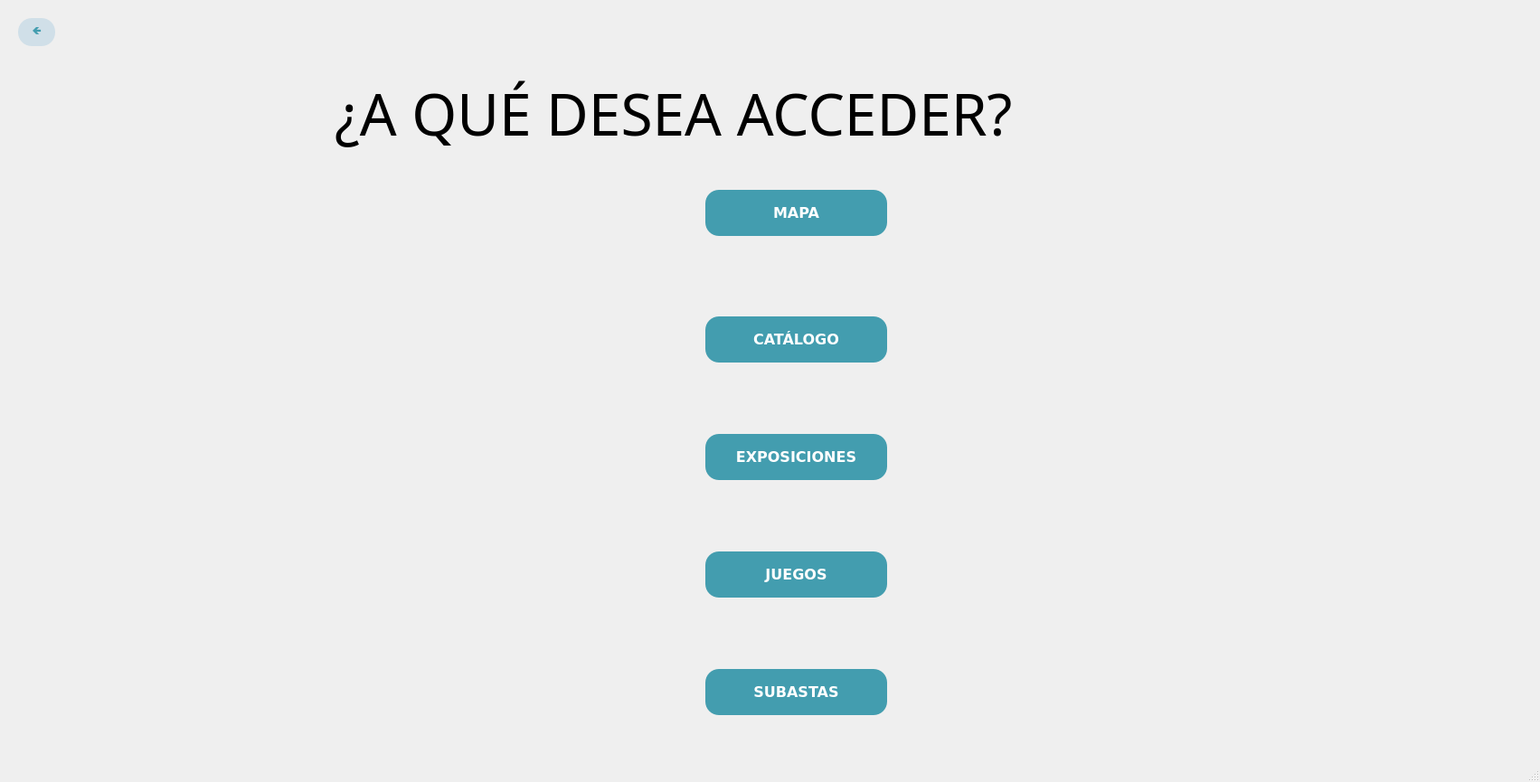
<?xml version="1.0" encoding="UTF-8"?>
<ui version="4.0">
 <class>MainWindow</class>
 <widget class="QMainWindow" name="MainWindow">
  <property name="geometry">
   <rect>
    <x>0</x>
    <y>0</y>
    <width>1703</width>
    <height>865</height>
   </rect>
  </property>
  <property name="windowTitle">
   <string>MainWindow</string>
  </property>
  <widget class="QWidget" name="centralwidget">
   <widget class="QPushButton" name="BotonJuegos">
    <property name="geometry">
     <rect>
      <x>780</x>
      <y>610</y>
      <width>201</width>
      <height>51</height>
     </rect>
    </property>
    <property name="palette">
     <palette>
      <active>
       <colorrole role="WindowText">
        <brush brushstyle="SolidPattern">
         <color alpha="255">
          <red>255</red>
          <green>255</green>
          <blue>255</blue>
         </color>
        </brush>
       </colorrole>
       <colorrole role="Button">
        <brush brushstyle="SolidPattern">
         <color alpha="255">
          <red>67</red>
          <green>157</green>
          <blue>175</blue>
         </color>
        </brush>
       </colorrole>
       <colorrole role="Text">
        <brush brushstyle="SolidPattern">
         <color alpha="255">
          <red>255</red>
          <green>255</green>
          <blue>255</blue>
         </color>
        </brush>
       </colorrole>
       <colorrole role="ButtonText">
        <brush brushstyle="SolidPattern">
         <color alpha="255">
          <red>255</red>
          <green>255</green>
          <blue>255</blue>
         </color>
        </brush>
       </colorrole>
       <colorrole role="Base">
        <brush brushstyle="SolidPattern">
         <color alpha="255">
          <red>67</red>
          <green>157</green>
          <blue>175</blue>
         </color>
        </brush>
       </colorrole>
       <colorrole role="Window">
        <brush brushstyle="SolidPattern">
         <color alpha="255">
          <red>67</red>
          <green>157</green>
          <blue>175</blue>
         </color>
        </brush>
       </colorrole>
       <colorrole role="PlaceholderText">
        <brush brushstyle="NoBrush">
         <color alpha="128">
          <red>255</red>
          <green>255</green>
          <blue>255</blue>
         </color>
        </brush>
       </colorrole>
      </active>
      <inactive>
       <colorrole role="WindowText">
        <brush brushstyle="SolidPattern">
         <color alpha="255">
          <red>255</red>
          <green>255</green>
          <blue>255</blue>
         </color>
        </brush>
       </colorrole>
       <colorrole role="Button">
        <brush brushstyle="SolidPattern">
         <color alpha="255">
          <red>67</red>
          <green>157</green>
          <blue>175</blue>
         </color>
        </brush>
       </colorrole>
       <colorrole role="Text">
        <brush brushstyle="SolidPattern">
         <color alpha="255">
          <red>255</red>
          <green>255</green>
          <blue>255</blue>
         </color>
        </brush>
       </colorrole>
       <colorrole role="ButtonText">
        <brush brushstyle="SolidPattern">
         <color alpha="255">
          <red>255</red>
          <green>255</green>
          <blue>255</blue>
         </color>
        </brush>
       </colorrole>
       <colorrole role="Base">
        <brush brushstyle="SolidPattern">
         <color alpha="255">
          <red>67</red>
          <green>157</green>
          <blue>175</blue>
         </color>
        </brush>
       </colorrole>
       <colorrole role="Window">
        <brush brushstyle="SolidPattern">
         <color alpha="255">
          <red>67</red>
          <green>157</green>
          <blue>175</blue>
         </color>
        </brush>
       </colorrole>
       <colorrole role="PlaceholderText">
        <brush brushstyle="NoBrush">
         <color alpha="128">
          <red>255</red>
          <green>255</green>
          <blue>255</blue>
         </color>
        </brush>
       </colorrole>
      </inactive>
      <disabled>
       <colorrole role="WindowText">
        <brush brushstyle="SolidPattern">
         <color alpha="255">
          <red>255</red>
          <green>255</green>
          <blue>255</blue>
         </color>
        </brush>
       </colorrole>
       <colorrole role="Button">
        <brush brushstyle="SolidPattern">
         <color alpha="255">
          <red>67</red>
          <green>157</green>
          <blue>175</blue>
         </color>
        </brush>
       </colorrole>
       <colorrole role="Text">
        <brush brushstyle="SolidPattern">
         <color alpha="255">
          <red>255</red>
          <green>255</green>
          <blue>255</blue>
         </color>
        </brush>
       </colorrole>
       <colorrole role="ButtonText">
        <brush brushstyle="SolidPattern">
         <color alpha="255">
          <red>255</red>
          <green>255</green>
          <blue>255</blue>
         </color>
        </brush>
       </colorrole>
       <colorrole role="Base">
        <brush brushstyle="SolidPattern">
         <color alpha="255">
          <red>67</red>
          <green>157</green>
          <blue>175</blue>
         </color>
        </brush>
       </colorrole>
       <colorrole role="Window">
        <brush brushstyle="SolidPattern">
         <color alpha="255">
          <red>67</red>
          <green>157</green>
          <blue>175</blue>
         </color>
        </brush>
       </colorrole>
       <colorrole role="PlaceholderText">
        <brush brushstyle="NoBrush">
         <color alpha="128">
          <red>255</red>
          <green>255</green>
          <blue>255</blue>
         </color>
        </brush>
       </colorrole>
      </disabled>
     </palette>
    </property>
    <property name="font">
     <font>
      <family>Verdana</family>
      <pointsize>12</pointsize>
      <weight>75</weight>
      <bold>true</bold>
     </font>
    </property>
    <property name="cursor">
     <cursorShape>PointingHandCursor</cursorShape>
    </property>
    <property name="styleSheet">
     <string notr="true">background-color: rgb(67, 157, 175);
color: rgb(255, 255, 255);
font-weight: bold;
font-family: 'Verdana';
border-radius: 15px;</string>
    </property>
    <property name="text">
     <string>JUEGOS</string>
    </property>
   </widget>
   <widget class="QLabel" name="Titulo">
    <property name="geometry">
     <rect>
      <x>370</x>
      <y>80</y>
      <width>1001</width>
      <height>91</height>
     </rect>
    </property>
    <property name="font">
     <font>
      <family>Bell MT</family>
      <pointsize>24</pointsize>
      <weight>50</weight>
      <bold>false</bold>
     </font>
    </property>
    <property name="text">
     <string>&lt;html&gt;&lt;head/&gt;&lt;body&gt;&lt;p&gt;&lt;span style=&quot; font-size:48pt;&quot;&gt;¿A QUÉ DESEA ACCEDER?&lt;/span&gt;&lt;/p&gt;&lt;/body&gt;&lt;/html&gt;</string>
    </property>
   </widget>
   <widget class="QPushButton" name="BotonExposiciones">
    <property name="geometry">
     <rect>
      <x>780</x>
      <y>480</y>
      <width>201</width>
      <height>51</height>
     </rect>
    </property>
    <property name="palette">
     <palette>
      <active>
       <colorrole role="WindowText">
        <brush brushstyle="SolidPattern">
         <color alpha="255">
          <red>255</red>
          <green>255</green>
          <blue>255</blue>
         </color>
        </brush>
       </colorrole>
       <colorrole role="Button">
        <brush brushstyle="SolidPattern">
         <color alpha="255">
          <red>67</red>
          <green>157</green>
          <blue>175</blue>
         </color>
        </brush>
       </colorrole>
       <colorrole role="Text">
        <brush brushstyle="SolidPattern">
         <color alpha="255">
          <red>255</red>
          <green>255</green>
          <blue>255</blue>
         </color>
        </brush>
       </colorrole>
       <colorrole role="ButtonText">
        <brush brushstyle="SolidPattern">
         <color alpha="255">
          <red>255</red>
          <green>255</green>
          <blue>255</blue>
         </color>
        </brush>
       </colorrole>
       <colorrole role="Base">
        <brush brushstyle="SolidPattern">
         <color alpha="255">
          <red>67</red>
          <green>157</green>
          <blue>175</blue>
         </color>
        </brush>
       </colorrole>
       <colorrole role="Window">
        <brush brushstyle="SolidPattern">
         <color alpha="255">
          <red>67</red>
          <green>157</green>
          <blue>175</blue>
         </color>
        </brush>
       </colorrole>
       <colorrole role="PlaceholderText">
        <brush brushstyle="NoBrush">
         <color alpha="128">
          <red>255</red>
          <green>255</green>
          <blue>255</blue>
         </color>
        </brush>
       </colorrole>
      </active>
      <inactive>
       <colorrole role="WindowText">
        <brush brushstyle="SolidPattern">
         <color alpha="255">
          <red>255</red>
          <green>255</green>
          <blue>255</blue>
         </color>
        </brush>
       </colorrole>
       <colorrole role="Button">
        <brush brushstyle="SolidPattern">
         <color alpha="255">
          <red>67</red>
          <green>157</green>
          <blue>175</blue>
         </color>
        </brush>
       </colorrole>
       <colorrole role="Text">
        <brush brushstyle="SolidPattern">
         <color alpha="255">
          <red>255</red>
          <green>255</green>
          <blue>255</blue>
         </color>
        </brush>
       </colorrole>
       <colorrole role="ButtonText">
        <brush brushstyle="SolidPattern">
         <color alpha="255">
          <red>255</red>
          <green>255</green>
          <blue>255</blue>
         </color>
        </brush>
       </colorrole>
       <colorrole role="Base">
        <brush brushstyle="SolidPattern">
         <color alpha="255">
          <red>67</red>
          <green>157</green>
          <blue>175</blue>
         </color>
        </brush>
       </colorrole>
       <colorrole role="Window">
        <brush brushstyle="SolidPattern">
         <color alpha="255">
          <red>67</red>
          <green>157</green>
          <blue>175</blue>
         </color>
        </brush>
       </colorrole>
       <colorrole role="PlaceholderText">
        <brush brushstyle="NoBrush">
         <color alpha="128">
          <red>255</red>
          <green>255</green>
          <blue>255</blue>
         </color>
        </brush>
       </colorrole>
      </inactive>
      <disabled>
       <colorrole role="WindowText">
        <brush brushstyle="SolidPattern">
         <color alpha="255">
          <red>255</red>
          <green>255</green>
          <blue>255</blue>
         </color>
        </brush>
       </colorrole>
       <colorrole role="Button">
        <brush brushstyle="SolidPattern">
         <color alpha="255">
          <red>67</red>
          <green>157</green>
          <blue>175</blue>
         </color>
        </brush>
       </colorrole>
       <colorrole role="Text">
        <brush brushstyle="SolidPattern">
         <color alpha="255">
          <red>255</red>
          <green>255</green>
          <blue>255</blue>
         </color>
        </brush>
       </colorrole>
       <colorrole role="ButtonText">
        <brush brushstyle="SolidPattern">
         <color alpha="255">
          <red>255</red>
          <green>255</green>
          <blue>255</blue>
         </color>
        </brush>
       </colorrole>
       <colorrole role="Base">
        <brush brushstyle="SolidPattern">
         <color alpha="255">
          <red>67</red>
          <green>157</green>
          <blue>175</blue>
         </color>
        </brush>
       </colorrole>
       <colorrole role="Window">
        <brush brushstyle="SolidPattern">
         <color alpha="255">
          <red>67</red>
          <green>157</green>
          <blue>175</blue>
         </color>
        </brush>
       </colorrole>
       <colorrole role="PlaceholderText">
        <brush brushstyle="NoBrush">
         <color alpha="128">
          <red>255</red>
          <green>255</green>
          <blue>255</blue>
         </color>
        </brush>
       </colorrole>
      </disabled>
     </palette>
    </property>
    <property name="font">
     <font>
      <family>Verdana</family>
      <pointsize>12</pointsize>
      <weight>75</weight>
      <bold>true</bold>
     </font>
    </property>
    <property name="cursor">
     <cursorShape>PointingHandCursor</cursorShape>
    </property>
    <property name="styleSheet">
     <string notr="true">background-color: rgb(67, 157, 175);
color: rgb(255, 255, 255);
font-weight: bold;
font-family: 'Verdana';
border-radius: 15px;</string>
    </property>
    <property name="text">
     <string>EXPOSICIONES</string>
    </property>
   </widget>
   <widget class="QPushButton" name="BotonMapa">
    <property name="geometry">
     <rect>
      <x>780</x>
      <y>210</y>
      <width>201</width>
      <height>51</height>
     </rect>
    </property>
    <property name="palette">
     <palette>
      <active>
       <colorrole role="WindowText">
        <brush brushstyle="SolidPattern">
         <color alpha="255">
          <red>255</red>
          <green>255</green>
          <blue>255</blue>
         </color>
        </brush>
       </colorrole>
       <colorrole role="Button">
        <brush brushstyle="SolidPattern">
         <color alpha="255">
          <red>67</red>
          <green>157</green>
          <blue>175</blue>
         </color>
        </brush>
       </colorrole>
       <colorrole role="Text">
        <brush brushstyle="SolidPattern">
         <color alpha="255">
          <red>255</red>
          <green>255</green>
          <blue>255</blue>
         </color>
        </brush>
       </colorrole>
       <colorrole role="ButtonText">
        <brush brushstyle="SolidPattern">
         <color alpha="255">
          <red>255</red>
          <green>255</green>
          <blue>255</blue>
         </color>
        </brush>
       </colorrole>
       <colorrole role="Base">
        <brush brushstyle="SolidPattern">
         <color alpha="255">
          <red>67</red>
          <green>157</green>
          <blue>175</blue>
         </color>
        </brush>
       </colorrole>
       <colorrole role="Window">
        <brush brushstyle="SolidPattern">
         <color alpha="255">
          <red>67</red>
          <green>157</green>
          <blue>175</blue>
         </color>
        </brush>
       </colorrole>
       <colorrole role="PlaceholderText">
        <brush brushstyle="NoBrush">
         <color alpha="128">
          <red>255</red>
          <green>255</green>
          <blue>255</blue>
         </color>
        </brush>
       </colorrole>
      </active>
      <inactive>
       <colorrole role="WindowText">
        <brush brushstyle="SolidPattern">
         <color alpha="255">
          <red>255</red>
          <green>255</green>
          <blue>255</blue>
         </color>
        </brush>
       </colorrole>
       <colorrole role="Button">
        <brush brushstyle="SolidPattern">
         <color alpha="255">
          <red>67</red>
          <green>157</green>
          <blue>175</blue>
         </color>
        </brush>
       </colorrole>
       <colorrole role="Text">
        <brush brushstyle="SolidPattern">
         <color alpha="255">
          <red>255</red>
          <green>255</green>
          <blue>255</blue>
         </color>
        </brush>
       </colorrole>
       <colorrole role="ButtonText">
        <brush brushstyle="SolidPattern">
         <color alpha="255">
          <red>255</red>
          <green>255</green>
          <blue>255</blue>
         </color>
        </brush>
       </colorrole>
       <colorrole role="Base">
        <brush brushstyle="SolidPattern">
         <color alpha="255">
          <red>67</red>
          <green>157</green>
          <blue>175</blue>
         </color>
        </brush>
       </colorrole>
       <colorrole role="Window">
        <brush brushstyle="SolidPattern">
         <color alpha="255">
          <red>67</red>
          <green>157</green>
          <blue>175</blue>
         </color>
        </brush>
       </colorrole>
       <colorrole role="PlaceholderText">
        <brush brushstyle="NoBrush">
         <color alpha="128">
          <red>255</red>
          <green>255</green>
          <blue>255</blue>
         </color>
        </brush>
       </colorrole>
      </inactive>
      <disabled>
       <colorrole role="WindowText">
        <brush brushstyle="SolidPattern">
         <color alpha="255">
          <red>255</red>
          <green>255</green>
          <blue>255</blue>
         </color>
        </brush>
       </colorrole>
       <colorrole role="Button">
        <brush brushstyle="SolidPattern">
         <color alpha="255">
          <red>67</red>
          <green>157</green>
          <blue>175</blue>
         </color>
        </brush>
       </colorrole>
       <colorrole role="Text">
        <brush brushstyle="SolidPattern">
         <color alpha="255">
          <red>255</red>
          <green>255</green>
          <blue>255</blue>
         </color>
        </brush>
       </colorrole>
       <colorrole role="ButtonText">
        <brush brushstyle="SolidPattern">
         <color alpha="255">
          <red>255</red>
          <green>255</green>
          <blue>255</blue>
         </color>
        </brush>
       </colorrole>
       <colorrole role="Base">
        <brush brushstyle="SolidPattern">
         <color alpha="255">
          <red>67</red>
          <green>157</green>
          <blue>175</blue>
         </color>
        </brush>
       </colorrole>
       <colorrole role="Window">
        <brush brushstyle="SolidPattern">
         <color alpha="255">
          <red>67</red>
          <green>157</green>
          <blue>175</blue>
         </color>
        </brush>
       </colorrole>
       <colorrole role="PlaceholderText">
        <brush brushstyle="NoBrush">
         <color alpha="128">
          <red>255</red>
          <green>255</green>
          <blue>255</blue>
         </color>
        </brush>
       </colorrole>
      </disabled>
     </palette>
    </property>
    <property name="font">
     <font>
      <family>Verdana</family>
      <pointsize>12</pointsize>
      <weight>75</weight>
      <bold>true</bold>
     </font>
    </property>
    <property name="cursor">
     <cursorShape>PointingHandCursor</cursorShape>
    </property>
    <property name="styleSheet">
     <string notr="true">background-color: rgb(67, 157, 175);
color: rgb(255, 255, 255);
font-weight: bold;
font-family: 'Verdana';
border-radius: 15px;</string>
    </property>
    <property name="text">
     <string>MAPA</string>
    </property>
   </widget>
   <widget class="QPushButton" name="BotonCatalogo">
    <property name="geometry">
     <rect>
      <x>780</x>
      <y>350</y>
      <width>201</width>
      <height>51</height>
     </rect>
    </property>
    <property name="palette">
     <palette>
      <active>
       <colorrole role="WindowText">
        <brush brushstyle="SolidPattern">
         <color alpha="255">
          <red>255</red>
          <green>255</green>
          <blue>255</blue>
         </color>
        </brush>
       </colorrole>
       <colorrole role="Button">
        <brush brushstyle="SolidPattern">
         <color alpha="255">
          <red>67</red>
          <green>157</green>
          <blue>175</blue>
         </color>
        </brush>
       </colorrole>
       <colorrole role="Text">
        <brush brushstyle="SolidPattern">
         <color alpha="255">
          <red>255</red>
          <green>255</green>
          <blue>255</blue>
         </color>
        </brush>
       </colorrole>
       <colorrole role="ButtonText">
        <brush brushstyle="SolidPattern">
         <color alpha="255">
          <red>255</red>
          <green>255</green>
          <blue>255</blue>
         </color>
        </brush>
       </colorrole>
       <colorrole role="Base">
        <brush brushstyle="SolidPattern">
         <color alpha="255">
          <red>67</red>
          <green>157</green>
          <blue>175</blue>
         </color>
        </brush>
       </colorrole>
       <colorrole role="Window">
        <brush brushstyle="SolidPattern">
         <color alpha="255">
          <red>67</red>
          <green>157</green>
          <blue>175</blue>
         </color>
        </brush>
       </colorrole>
       <colorrole role="PlaceholderText">
        <brush brushstyle="NoBrush">
         <color alpha="128">
          <red>255</red>
          <green>255</green>
          <blue>255</blue>
         </color>
        </brush>
       </colorrole>
      </active>
      <inactive>
       <colorrole role="WindowText">
        <brush brushstyle="SolidPattern">
         <color alpha="255">
          <red>255</red>
          <green>255</green>
          <blue>255</blue>
         </color>
        </brush>
       </colorrole>
       <colorrole role="Button">
        <brush brushstyle="SolidPattern">
         <color alpha="255">
          <red>67</red>
          <green>157</green>
          <blue>175</blue>
         </color>
        </brush>
       </colorrole>
       <colorrole role="Text">
        <brush brushstyle="SolidPattern">
         <color alpha="255">
          <red>255</red>
          <green>255</green>
          <blue>255</blue>
         </color>
        </brush>
       </colorrole>
       <colorrole role="ButtonText">
        <brush brushstyle="SolidPattern">
         <color alpha="255">
          <red>255</red>
          <green>255</green>
          <blue>255</blue>
         </color>
        </brush>
       </colorrole>
       <colorrole role="Base">
        <brush brushstyle="SolidPattern">
         <color alpha="255">
          <red>67</red>
          <green>157</green>
          <blue>175</blue>
         </color>
        </brush>
       </colorrole>
       <colorrole role="Window">
        <brush brushstyle="SolidPattern">
         <color alpha="255">
          <red>67</red>
          <green>157</green>
          <blue>175</blue>
         </color>
        </brush>
       </colorrole>
       <colorrole role="PlaceholderText">
        <brush brushstyle="NoBrush">
         <color alpha="128">
          <red>255</red>
          <green>255</green>
          <blue>255</blue>
         </color>
        </brush>
       </colorrole>
      </inactive>
      <disabled>
       <colorrole role="WindowText">
        <brush brushstyle="SolidPattern">
         <color alpha="255">
          <red>255</red>
          <green>255</green>
          <blue>255</blue>
         </color>
        </brush>
       </colorrole>
       <colorrole role="Button">
        <brush brushstyle="SolidPattern">
         <color alpha="255">
          <red>67</red>
          <green>157</green>
          <blue>175</blue>
         </color>
        </brush>
       </colorrole>
       <colorrole role="Text">
        <brush brushstyle="SolidPattern">
         <color alpha="255">
          <red>255</red>
          <green>255</green>
          <blue>255</blue>
         </color>
        </brush>
       </colorrole>
       <colorrole role="ButtonText">
        <brush brushstyle="SolidPattern">
         <color alpha="255">
          <red>255</red>
          <green>255</green>
          <blue>255</blue>
         </color>
        </brush>
       </colorrole>
       <colorrole role="Base">
        <brush brushstyle="SolidPattern">
         <color alpha="255">
          <red>67</red>
          <green>157</green>
          <blue>175</blue>
         </color>
        </brush>
       </colorrole>
       <colorrole role="Window">
        <brush brushstyle="SolidPattern">
         <color alpha="255">
          <red>67</red>
          <green>157</green>
          <blue>175</blue>
         </color>
        </brush>
       </colorrole>
       <colorrole role="PlaceholderText">
        <brush brushstyle="NoBrush">
         <color alpha="128">
          <red>255</red>
          <green>255</green>
          <blue>255</blue>
         </color>
        </brush>
       </colorrole>
      </disabled>
     </palette>
    </property>
    <property name="font">
     <font>
      <family>Verdana</family>
      <pointsize>12</pointsize>
      <weight>75</weight>
      <bold>true</bold>
     </font>
    </property>
    <property name="cursor">
     <cursorShape>PointingHandCursor</cursorShape>
    </property>
    <property name="styleSheet">
     <string notr="true">background-color: rgb(67, 157, 175);
color: rgb(255, 255, 255);
font-weight: bold;
font-family: 'Verdana';
border-radius: 15px;</string>
    </property>
    <property name="text">
     <string>CATÁLOGO</string>
    </property>
   </widget>
   <widget class="QPushButton" name="BotonSubastas">
    <property name="geometry">
     <rect>
      <x>780</x>
      <y>740</y>
      <width>201</width>
      <height>51</height>
     </rect>
    </property>
    <property name="palette">
     <palette>
      <active>
       <colorrole role="WindowText">
        <brush brushstyle="SolidPattern">
         <color alpha="255">
          <red>255</red>
          <green>255</green>
          <blue>255</blue>
         </color>
        </brush>
       </colorrole>
       <colorrole role="Button">
        <brush brushstyle="SolidPattern">
         <color alpha="255">
          <red>67</red>
          <green>157</green>
          <blue>175</blue>
         </color>
        </brush>
       </colorrole>
       <colorrole role="Text">
        <brush brushstyle="SolidPattern">
         <color alpha="255">
          <red>255</red>
          <green>255</green>
          <blue>255</blue>
         </color>
        </brush>
       </colorrole>
       <colorrole role="ButtonText">
        <brush brushstyle="SolidPattern">
         <color alpha="255">
          <red>255</red>
          <green>255</green>
          <blue>255</blue>
         </color>
        </brush>
       </colorrole>
       <colorrole role="Base">
        <brush brushstyle="SolidPattern">
         <color alpha="255">
          <red>67</red>
          <green>157</green>
          <blue>175</blue>
         </color>
        </brush>
       </colorrole>
       <colorrole role="Window">
        <brush brushstyle="SolidPattern">
         <color alpha="255">
          <red>67</red>
          <green>157</green>
          <blue>175</blue>
         </color>
        </brush>
       </colorrole>
       <colorrole role="PlaceholderText">
        <brush brushstyle="NoBrush">
         <color alpha="128">
          <red>255</red>
          <green>255</green>
          <blue>255</blue>
         </color>
        </brush>
       </colorrole>
      </active>
      <inactive>
       <colorrole role="WindowText">
        <brush brushstyle="SolidPattern">
         <color alpha="255">
          <red>255</red>
          <green>255</green>
          <blue>255</blue>
         </color>
        </brush>
       </colorrole>
       <colorrole role="Button">
        <brush brushstyle="SolidPattern">
         <color alpha="255">
          <red>67</red>
          <green>157</green>
          <blue>175</blue>
         </color>
        </brush>
       </colorrole>
       <colorrole role="Text">
        <brush brushstyle="SolidPattern">
         <color alpha="255">
          <red>255</red>
          <green>255</green>
          <blue>255</blue>
         </color>
        </brush>
       </colorrole>
       <colorrole role="ButtonText">
        <brush brushstyle="SolidPattern">
         <color alpha="255">
          <red>255</red>
          <green>255</green>
          <blue>255</blue>
         </color>
        </brush>
       </colorrole>
       <colorrole role="Base">
        <brush brushstyle="SolidPattern">
         <color alpha="255">
          <red>67</red>
          <green>157</green>
          <blue>175</blue>
         </color>
        </brush>
       </colorrole>
       <colorrole role="Window">
        <brush brushstyle="SolidPattern">
         <color alpha="255">
          <red>67</red>
          <green>157</green>
          <blue>175</blue>
         </color>
        </brush>
       </colorrole>
       <colorrole role="PlaceholderText">
        <brush brushstyle="NoBrush">
         <color alpha="128">
          <red>255</red>
          <green>255</green>
          <blue>255</blue>
         </color>
        </brush>
       </colorrole>
      </inactive>
      <disabled>
       <colorrole role="WindowText">
        <brush brushstyle="SolidPattern">
         <color alpha="255">
          <red>255</red>
          <green>255</green>
          <blue>255</blue>
         </color>
        </brush>
       </colorrole>
       <colorrole role="Button">
        <brush brushstyle="SolidPattern">
         <color alpha="255">
          <red>67</red>
          <green>157</green>
          <blue>175</blue>
         </color>
        </brush>
       </colorrole>
       <colorrole role="Text">
        <brush brushstyle="SolidPattern">
         <color alpha="255">
          <red>255</red>
          <green>255</green>
          <blue>255</blue>
         </color>
        </brush>
       </colorrole>
       <colorrole role="ButtonText">
        <brush brushstyle="SolidPattern">
         <color alpha="255">
          <red>255</red>
          <green>255</green>
          <blue>255</blue>
         </color>
        </brush>
       </colorrole>
       <colorrole role="Base">
        <brush brushstyle="SolidPattern">
         <color alpha="255">
          <red>67</red>
          <green>157</green>
          <blue>175</blue>
         </color>
        </brush>
       </colorrole>
       <colorrole role="Window">
        <brush brushstyle="SolidPattern">
         <color alpha="255">
          <red>67</red>
          <green>157</green>
          <blue>175</blue>
         </color>
        </brush>
       </colorrole>
       <colorrole role="PlaceholderText">
        <brush brushstyle="NoBrush">
         <color alpha="128">
          <red>255</red>
          <green>255</green>
          <blue>255</blue>
         </color>
        </brush>
       </colorrole>
      </disabled>
     </palette>
    </property>
    <property name="font">
     <font>
      <family>Verdana</family>
      <pointsize>12</pointsize>
      <weight>75</weight>
      <bold>true</bold>
     </font>
    </property>
    <property name="cursor">
     <cursorShape>PointingHandCursor</cursorShape>
    </property>
    <property name="styleSheet">
     <string notr="true">background-color: rgb(67, 157, 175);
color: rgb(255, 255, 255);
font-weight: bold;
font-family: 'Verdana';
border-radius: 15px;</string>
    </property>
    <property name="text">
     <string>SUBASTAS</string>
    </property>
   </widget>
   <widget class="QLabel" name="foto">
    <property name="geometry">
     <rect>
      <x>-40</x>
      <y>-100</y>
      <width>1841</width>
      <height>1091</height>
     </rect>
    </property>
    <property name="font">
     <font>
      <family>Bell MT</family>
      <pointsize>22</pointsize>
      <weight>50</weight>
      <bold>false</bold>
     </font>
    </property>
    <property name="text">
     <string/>
    </property>
    <property name="pixmap">
     <pixmap>../Imagenes/foto.png</pixmap>
    </property>
   </widget>
   <widget class="QPushButton" name="BotonAtras">
    <property name="geometry">
     <rect>
      <x>20</x>
      <y>20</y>
      <width>41</width>
      <height>31</height>
     </rect>
    </property>
    <property name="palette">
     <palette>
      <active>
       <colorrole role="WindowText">
        <brush brushstyle="SolidPattern">
         <color alpha="255">
          <red>67</red>
          <green>157</green>
          <blue>175</blue>
         </color>
        </brush>
       </colorrole>
       <colorrole role="Button">
        <brush brushstyle="SolidPattern">
         <color alpha="255">
          <red>208</red>
          <green>223</green>
          <blue>232</blue>
         </color>
        </brush>
       </colorrole>
       <colorrole role="Text">
        <brush brushstyle="SolidPattern">
         <color alpha="255">
          <red>67</red>
          <green>157</green>
          <blue>175</blue>
         </color>
        </brush>
       </colorrole>
       <colorrole role="ButtonText">
        <brush brushstyle="SolidPattern">
         <color alpha="255">
          <red>67</red>
          <green>157</green>
          <blue>175</blue>
         </color>
        </brush>
       </colorrole>
       <colorrole role="Base">
        <brush brushstyle="SolidPattern">
         <color alpha="255">
          <red>208</red>
          <green>223</green>
          <blue>232</blue>
         </color>
        </brush>
       </colorrole>
       <colorrole role="Window">
        <brush brushstyle="SolidPattern">
         <color alpha="255">
          <red>208</red>
          <green>223</green>
          <blue>232</blue>
         </color>
        </brush>
       </colorrole>
       <colorrole role="PlaceholderText">
        <brush brushstyle="NoBrush">
         <color alpha="128">
          <red>67</red>
          <green>157</green>
          <blue>175</blue>
         </color>
        </brush>
       </colorrole>
      </active>
      <inactive>
       <colorrole role="WindowText">
        <brush brushstyle="SolidPattern">
         <color alpha="255">
          <red>67</red>
          <green>157</green>
          <blue>175</blue>
         </color>
        </brush>
       </colorrole>
       <colorrole role="Button">
        <brush brushstyle="SolidPattern">
         <color alpha="255">
          <red>208</red>
          <green>223</green>
          <blue>232</blue>
         </color>
        </brush>
       </colorrole>
       <colorrole role="Text">
        <brush brushstyle="SolidPattern">
         <color alpha="255">
          <red>67</red>
          <green>157</green>
          <blue>175</blue>
         </color>
        </brush>
       </colorrole>
       <colorrole role="ButtonText">
        <brush brushstyle="SolidPattern">
         <color alpha="255">
          <red>67</red>
          <green>157</green>
          <blue>175</blue>
         </color>
        </brush>
       </colorrole>
       <colorrole role="Base">
        <brush brushstyle="SolidPattern">
         <color alpha="255">
          <red>208</red>
          <green>223</green>
          <blue>232</blue>
         </color>
        </brush>
       </colorrole>
       <colorrole role="Window">
        <brush brushstyle="SolidPattern">
         <color alpha="255">
          <red>208</red>
          <green>223</green>
          <blue>232</blue>
         </color>
        </brush>
       </colorrole>
       <colorrole role="PlaceholderText">
        <brush brushstyle="NoBrush">
         <color alpha="128">
          <red>67</red>
          <green>157</green>
          <blue>175</blue>
         </color>
        </brush>
       </colorrole>
      </inactive>
      <disabled>
       <colorrole role="WindowText">
        <brush brushstyle="SolidPattern">
         <color alpha="255">
          <red>67</red>
          <green>157</green>
          <blue>175</blue>
         </color>
        </brush>
       </colorrole>
       <colorrole role="Button">
        <brush brushstyle="SolidPattern">
         <color alpha="255">
          <red>208</red>
          <green>223</green>
          <blue>232</blue>
         </color>
        </brush>
       </colorrole>
       <colorrole role="Text">
        <brush brushstyle="SolidPattern">
         <color alpha="255">
          <red>67</red>
          <green>157</green>
          <blue>175</blue>
         </color>
        </brush>
       </colorrole>
       <colorrole role="ButtonText">
        <brush brushstyle="SolidPattern">
         <color alpha="255">
          <red>67</red>
          <green>157</green>
          <blue>175</blue>
         </color>
        </brush>
       </colorrole>
       <colorrole role="Base">
        <brush brushstyle="SolidPattern">
         <color alpha="255">
          <red>208</red>
          <green>223</green>
          <blue>232</blue>
         </color>
        </brush>
       </colorrole>
       <colorrole role="Window">
        <brush brushstyle="SolidPattern">
         <color alpha="255">
          <red>208</red>
          <green>223</green>
          <blue>232</blue>
         </color>
        </brush>
       </colorrole>
       <colorrole role="PlaceholderText">
        <brush brushstyle="NoBrush">
         <color alpha="128">
          <red>67</red>
          <green>157</green>
          <blue>175</blue>
         </color>
        </brush>
       </colorrole>
      </disabled>
     </palette>
    </property>
    <property name="cursor">
     <cursorShape>PointingHandCursor</cursorShape>
    </property>
    <property name="styleSheet">
     <string notr="true">background-color: rgb(208, 223, 232);
color:rgb(67, 157, 175);
font-weight: bold;
font-family: 'Verdana';
border-radius: 15px;</string>
    </property>
    <property name="text">
     <string>🡸</string>
    </property>
   </widget>
   <zorder>foto</zorder>
   <zorder>BotonJuegos</zorder>
   <zorder>Titulo</zorder>
   <zorder>BotonExposiciones</zorder>
   <zorder>BotonMapa</zorder>
   <zorder>BotonCatalogo</zorder>
   <zorder>BotonSubastas</zorder>
   <zorder>BotonAtras</zorder>
  </widget>
  <widget class="QStatusBar" name="statusbar"/>
 </widget>
 <resources/>
 <connections/>
</ui>
